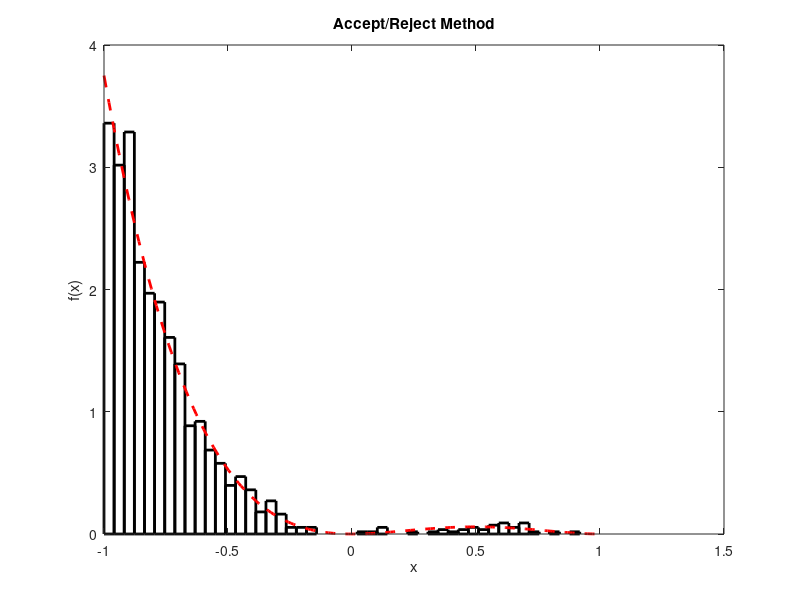

This figure's MATLAB source:
%% Accept / Reject Method
clear all; close all;

% Settings.
n = 1e4;                        % number of trials

S = [-1, 1];                    % support (domain of nonzero values)
a = S(1); b = S(end);           % interval endpoints

g = @(x) 6 * x.^2 .* (1-x).^2;  % density function
B = @(x) 24 + (x-x);             % bounding function (constant)

% Scale set functions to appropriate size (optional).
I = integral(g,a,b); 
f = @(x) (1/I)*g(x);
M = @(x) (1/I)*B(x);

% Initialize random variables for n trials.
T = (b-a)*rand(1,n)+a;          % x-value uniform distribution on S
U = rand(1,n);                  % y-scale factor uniform distribution

% Test criteria.
ACCEPT = [ U .* M(T) <= f(T) ]; % logic array (0 if reject, 1 if accept)
X = T(ACCEPT);                  % set X = T if accepted

nACCEPT = sum(ACCEPT);          % count how many we accepted (stats)
pACCEPT = nACCEPT/n;            % percentage accepted (stats)

% Plot the approximate and actual density.
figure(1)

m = 50;                                 % number of bins
EDGES = linspace(a,b,m);                % define bins for histogram
FREQ = histc(X,EDGES);                  % report frequency in each bin
A = nACCEPT*(b-a)/(m-1);                % 'area' of histogram
approx = bar(EDGES,FREQ/A,'histc');     % plot approximate density

hold on

x = linspace(a,b,200);              % domain for actual density
plot(x,f(x),'r--','LineWidth',2);   % plot actual density
    
xlabel('x'); ylabel('f(x)'); title('Accept/Reject Method');
set(approx,'FaceColor',[1 1 1],'LineWidth',2);